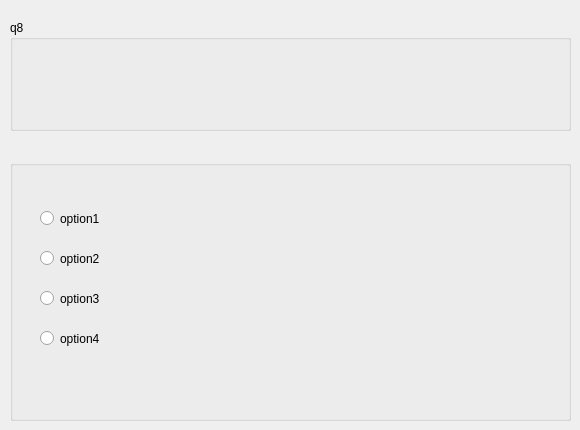
    <widget class="QWidget" name="page_8">
     <widget class="QGroupBox" name="groupBox_15">
      <property name="geometry">
       <rect>
        <x>10</x>
        <y>160</y>
        <width>561</width>
        <height>261</height>
       </rect>
      </property>
      <property name="title">
       <string/>
      </property>
      <widget class="QRadioButton" name="option1_7">
       <property name="geometry">
        <rect>
         <x>30</x>
         <y>50</y>
         <width>82</width>
         <height>17</height>
        </rect>
       </property>
       <property name="text">
        <string>option1</string>
       </property>
      </widget>
      <widget class="QRadioButton" name="option2_7">
       <property name="geometry">
        <rect>
         <x>30</x>
         <y>90</y>
         <width>82</width>
         <height>17</height>
        </rect>
       </property>
       <property name="text">
        <string>option2</string>
       </property>
      </widget>
      <widget class="QRadioButton" name="option3_7">
       <property name="geometry">
        <rect>
         <x>30</x>
         <y>130</y>
         <width>82</width>
         <height>17</height>
        </rect>
       </property>
       <property name="text">
        <string>option3</string>
       </property>
      </widget>
      <widget class="QRadioButton" name="option4_7">
       <property name="geometry">
        <rect>
         <x>30</x>
         <y>170</y>
         <width>82</width>
         <height>17</height>
        </rect>
       </property>
       <property name="text">
        <string>option4</string>
       </property>
      </widget>
      <widget class="QLabel" name="answer1_7">
       <property name="geometry">
        <rect>
         <x>40</x>
         <y>70</y>
         <width>47</width>
         <height>13</height>
        </rect>
       </property>
       <property name="text">
        <string/>
       </property>
      </widget>
      <widget class="QLabel" name="answer2_7">
       <property name="geometry">
        <rect>
         <x>40</x>
         <y>190</y>
         <width>47</width>
         <height>13</height>
        </rect>
       </property>
       <property name="text">
        <string/>
       </property>
      </widget>
      <widget class="QLabel" name="answer3_7">
       <property name="geometry">
        <rect>
         <x>40</x>
         <y>150</y>
         <width>47</width>
         <height>13</height>
        </rect>
       </property>
       <property name="text">
        <string/>
       </property>
      </widget>
      <widget class="QLabel" name="answer4_7">
       <property name="geometry">
        <rect>
         <x>40</x>
         <y>110</y>
         <width>47</width>
         <height>13</height>
        </rect>
       </property>
       <property name="text">
        <string/>
       </property>
      </widget>
     </widget>
     <widget class="QGroupBox" name="groupBox_29">
      <property name="geometry">
       <rect>
        <x>10</x>
        <y>20</y>
        <width>561</width>
        <height>111</height>
       </rect>
      </property>
      <property name="title">
       <string>q8</string>
      </property>
      <widget class="QLabel" name="questionLabel_8">
       <property name="geometry">
        <rect>
         <x>20</x>
         <y>20</y>
         <width>541</width>
         <height>91</height>
        </rect>
       </property>
       <property name="text">
        <string/>
       </property>
      </widget>
      <widget class="QLabel" name="questionLabel_10">
       <property name="geometry">
        <rect>
         <x>10</x>
         <y>10</y>
         <width>541</width>
         <height>91</height>
        </rect>
       </property>
       <property name="text">
        <string/>
       </property>
      </widget>
     </widget>
    </widget>
